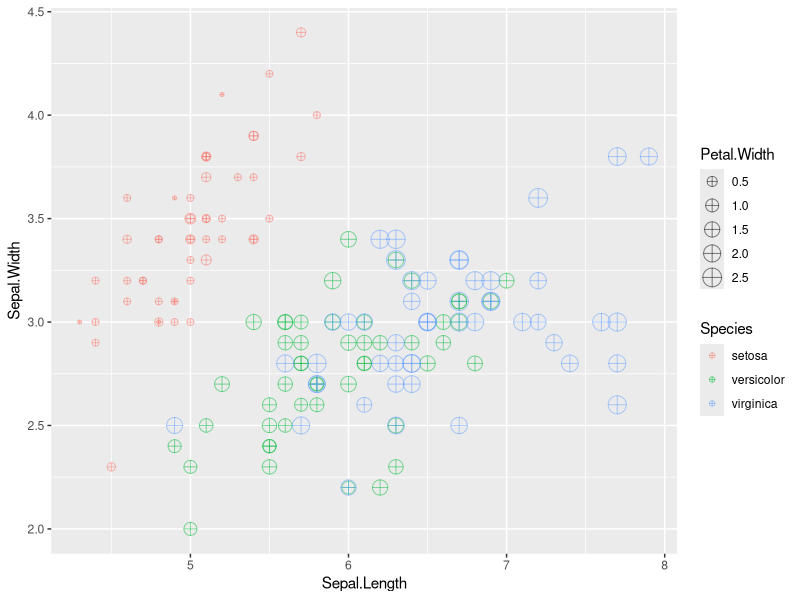
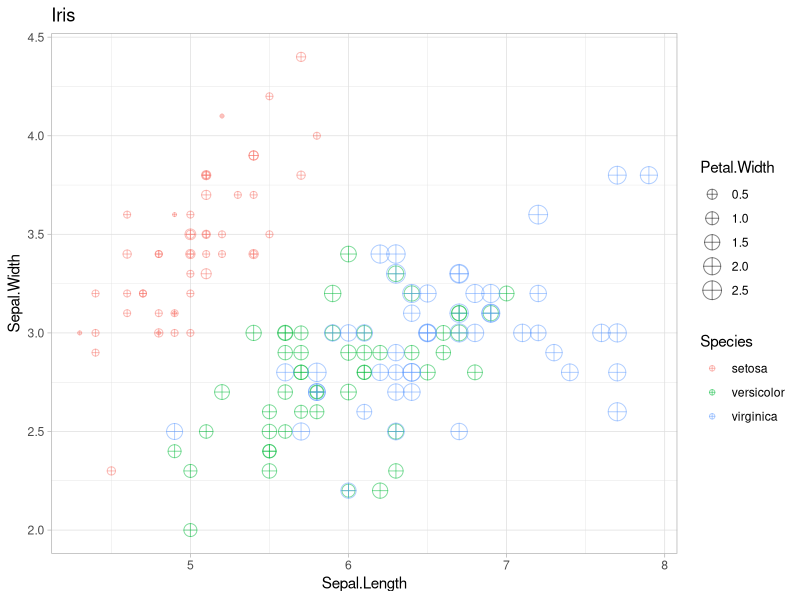
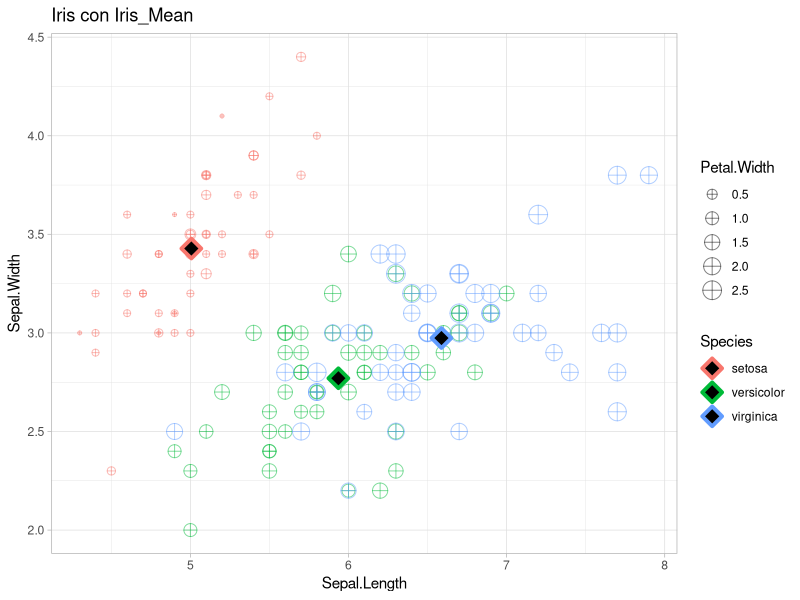

R code for these plots, in order:
# Postwork Sesión 2.

# Desarrollo

# Librerias 

"dplyr es una de las librarías más utilizadas en R y forma parte de la familia 
de librerías de tidyverse.

La librería dplyr contiene diversas funciones para la manipulación y transformación 
de DataFrames, las cuales son muy intuitivas de aplicar ya que librería utiliza 
verbos para la ejecución de acciones"
library(dplyr); #Observar algunas características y manipular los DataFrames con `dplyr`

"Ggplot es otra librería bastante popular de Tidyverse, y al mismo tiempo una de 
las más utilizadas en R para realizar visualizaciones de datos.

La lógica de ggplot es realizar álgebra de gráficas, ya que cada elemento de la 
gráfica se va sumando de forma secuencial hasta obtener la gráfica final.

Una gráfica en ggplot debe contener al menos 3 elementos:
  - Datos: El Data set que se va a graficar
  - Estéticos: La escala sobre la cual vamos a mapear los datos
  - Geometrías: La forma en que se visualizarán los datos"
library(ggplot2);#Para realizar visualizaciones con `ggplot`

# Conocer algunas de las bases de datos disponibles en `R`
# 1) Inspecciona el DataSet iris_meaniris` disponible directamente en R. Identifica las variables que contiene y su tipo, asegúrate de que no hayan datos faltantes y que los datos se encuentran listos para usarse.

class(iris)   #Id tipo de dato
str(iris);    #Identificar structura del dataframe
head(iris);   #Leer inicio del datagrama
tail(iris);   #leer final del datagrama

dim(iris);    #Dimensiones del Objeto 
names(iris);  #Etiquetas tags del objeto
length(iris); #Longitud del Objeto
View(iris);   #Data Viewer

complete.cases(iris) #Return a logical vector indicating which cases are complete, i.e., have no missing values.
sum(complete.cases(iris)) #

# 2) Crea una gráfica de puntos que contenga `Sepal.Lenght` en el eje horizontal, `Sepal.Width` en el eje vertical, que identifique `Species` por color y que el tamaño de la figura está representado por `Petal.Width`. Asegúrate de que la geometría contenga `shape = 10` y `alpha = 0.5`.
#graficaIdSpeciesxColorTamanoSepalPetal 
"ggplot(mtcars, aes(x=cyl, y = hp)) + 
  geom_point()"

?ggplot #Create a new ggplot
?geom_point #to create scatterplots for displaying the relationship between two continuous variables.
?theme_light() #Complete themes grey, gray,blackwhite bw, linedraw, light y dark, etc
?aes #Aesthetic mappings describe how variables in the data are mapped to visual properties (aesthetics) of geoms. 

grafica1 <- ggplot(iris, 
                   aes(
                     x = Sepal.Length, 
                     y = Sepal.Width, 
                     color = Species, 
                     size = Petal.Width
                      )) +  
              geom_point(shape = 10, alpha = 0.5);

grafica1;
grafica1.1 <- ggplot(iris, 
                   aes(
                     x = Sepal.Length, 
                     y = Sepal.Width, 
                     color = Species, 
                     size = Petal.Width
                   )) +  
                geom_point(shape = 10, alpha = 0.5)+
                labs(title = "Iris",
                              x = "Sepal.Length",
                              y = "Sepal.Width"
                    ) +   theme_light();
grafica1.1 

# 3) Crea una tabla llamada `iris_mean` que contenga el promedio de todas las variables agrupadas por `Species`.
"'group_by()' y 'summarize()' o 'summarise()' son dos verbos que usualmente son usados en conjunto. 
El primero permite agrupar los datos con base en un factor (variable cualitativa), 
mientras que el segundo permite resumir la información a través de funciones y
el operador de pipeline 'dataframe %>% fun'"
iris_AgrupadoxSpecies <- iris %>% group_by(Species) #Agrupando Species del dataframe

"Analizando iris Agrupado por Species"
class(iris_AgrupadoxSpecies)   #Id tipo de dato
str(iris_AgrupadoxSpecies);    #Identificar structura del dataframe
head(iris_AgrupadoxSpecies);   #Leer inicio del datagrama
tail(iris_AgrupadoxSpecies);   #leer final del datagrama

dim(iris_AgrupadoxSpecies);    #Dimensiones del Objeto 
names(iris_AgrupadoxSpecies);  #Etiquetas tags del objeto
length(iris_AgrupadoxSpecies); #Longitud del Objeto
View(iris_AgrupadoxSpecies);  #Data Viewer

"Analizando iris Agrupado por Species y summarisando las columnas una por una.
Ayuda en: '?summarise', '?all', '?mean', '?summarise', '?all' y '?mean'
Probando:"
iris %>% group_by(Species) %>% summarise(mean = mean(Sepal.Length), n = n()) 

"Formulando summarise con todas las columnas, una por una"
iris_mean.1<-iris %>% group_by(Species) %>% summarise(Sepal.Length = mean(Sepal.Length),
                                         Sepal.Width = mean(Sepal.Width),
                                         Petal.Length = mean(Petal.Length),
                                         Petal.Width = mean(Petal.Width), n = n())  
iris_mean.1
"Analizando iris Agrupado por Species y summarise_all que lo palica a todas las
las columnas a una funciones, comparado con summarise arriba. 
Estas dos opciones hacen lo mismo.Ayuda en:'?summarise_' y '?summarise_all'"
iris_mean <- iris %>% group_by(Species) %>% summarize_all(mean)  
iris_mean
class(iris_mean)   #Id tipo de dato
str(iris_mean);    #Identificar structura del dataframe
head(iris_mean);   #Leer inicio del datagrama
tail(iris_mean);   #leer final del datagrama

dim(iris_mean);    #Dimensiones del Objeto 
names(iris_mean);  #Etiquetas tags del objeto
length(iris_mean); #Longitud del Objeto
View(iris_mean);  #Data Viewer

# 4) Con esta tabla, agrega a tu gráfica anterior otra geometría de puntos para agregar los promedios en la visualización. Asegúrate que el primer argumento de la geometría sea el nombre de tu tabla y que los parámetros sean `shape = 23`, `size = 4`, `fill = "black"` y `stroke = 2`. También agrega etiquetas, temas y los cambios necesarios para mejorar tu visualización.
grafica2 <- grafica1 +
        geom_point(
          data = iris_mean, #primer argumento de la geometría sea el nombre de tu tabla
          shape = 23, #`shape = 23`
          size = 4, #`size = 4`
          fill = "black", #`fill = 'black'`
          stroke = 2 #`stroke = 2`
          ) + labs(title = "Iris con Iris_Mean",
                   x = "Sepal.Length",
                   y = "Sepal.Width"
                   ) +   theme_light()
grafica2
